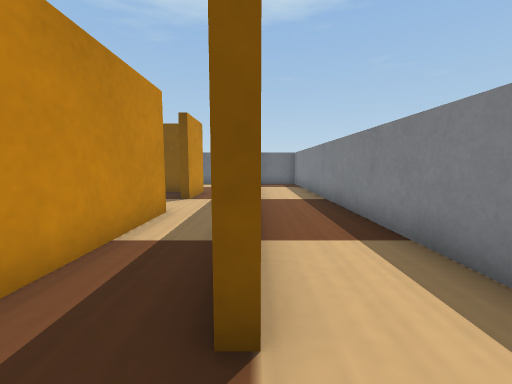
View 1 (above)

21 first-person views from a walk through a world built for the Webots simulator. The camera is 0.06 m above the floor, tilts 6° down and sees 90° across. The floor is counted in squares, 0.05 m on a side. Each view is taken from the middle of a square. On the plan, view 1 faces up. The plan holds only what a view shows up to about 12 squares ahead; the rest is blank. The place goes on beyond the plan. Robots are left out. Webots' stock objects and surfaces are drawn as simple stand-ins.

View 2
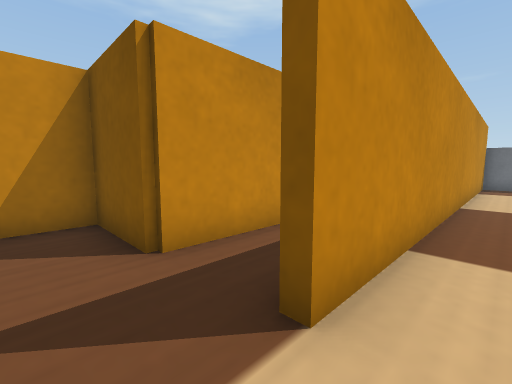

View 3
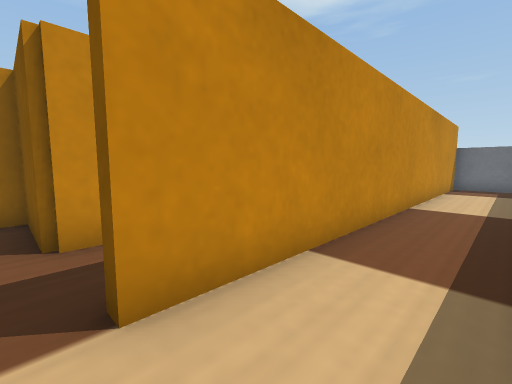

View 4
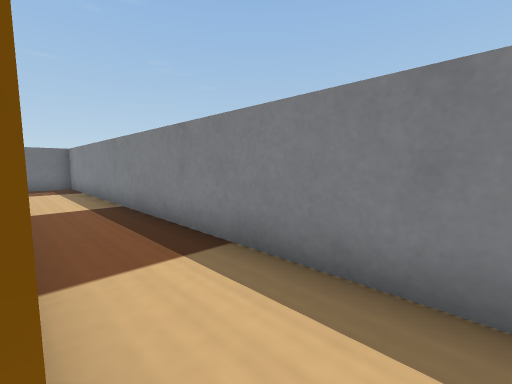

View 5
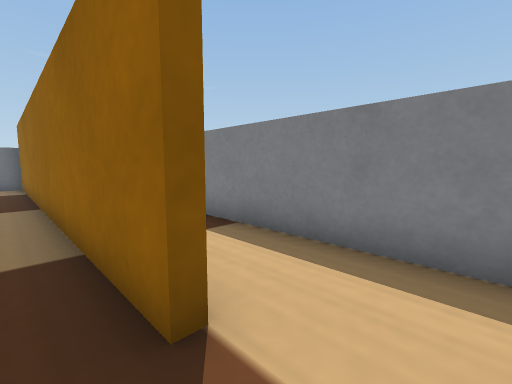

View 6
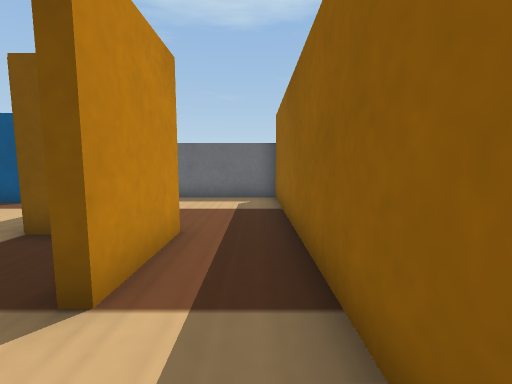

View 7
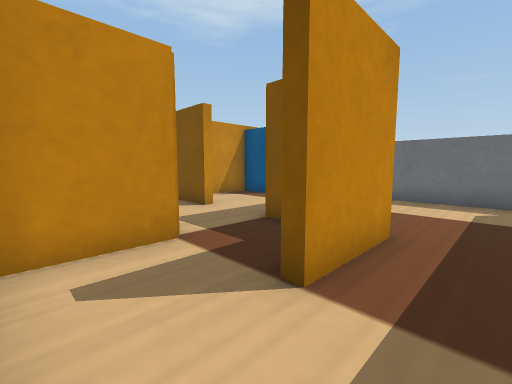

View 8
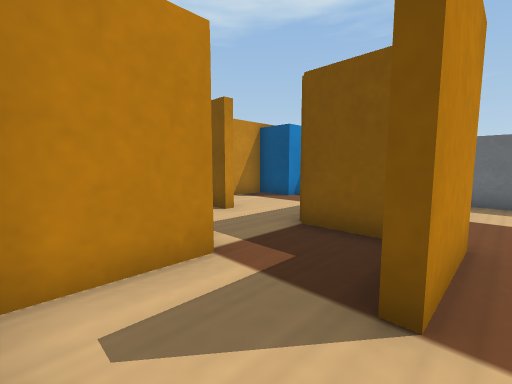

View 9
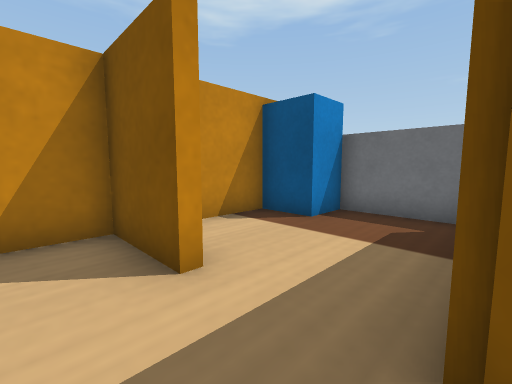

View 10
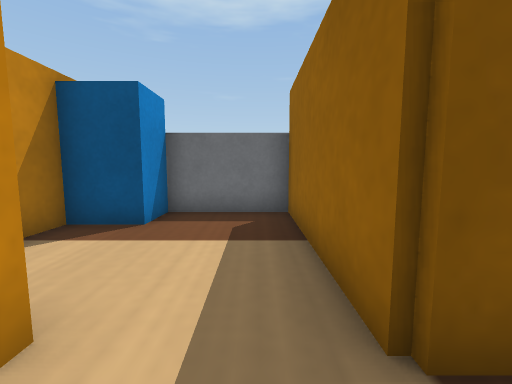

View 11
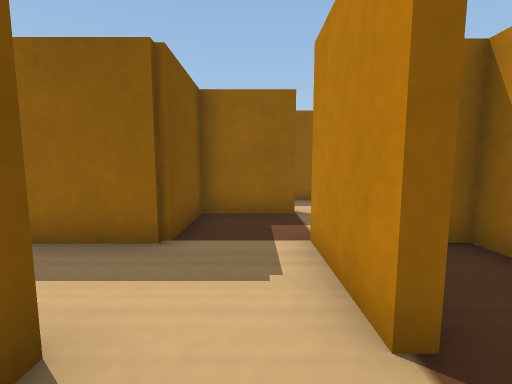

View 12
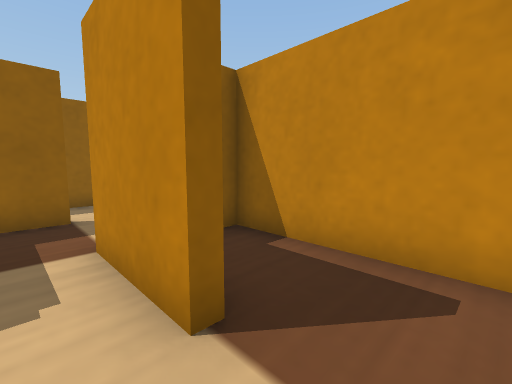

View 13
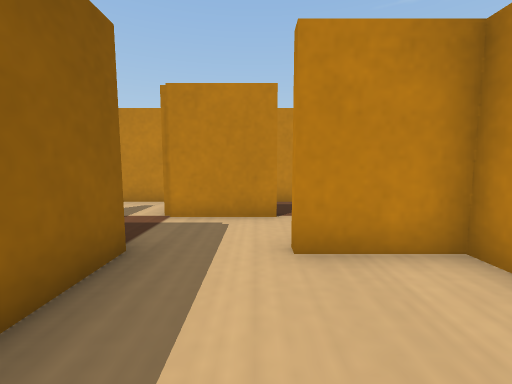

View 14
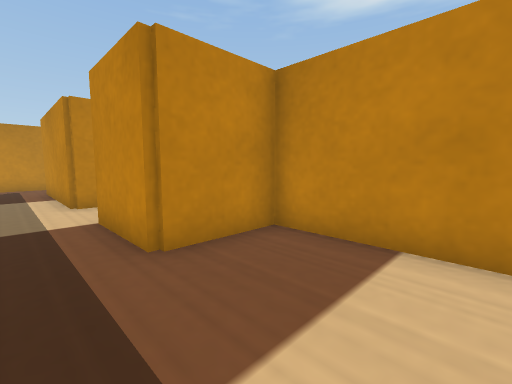

View 15
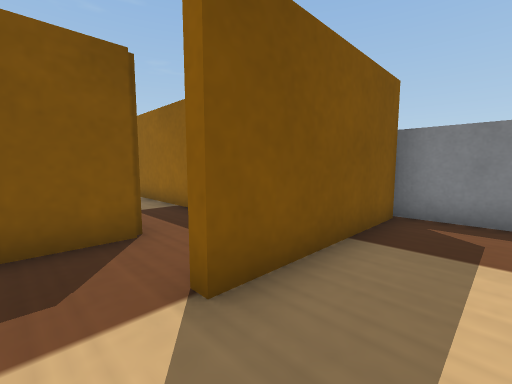

View 16
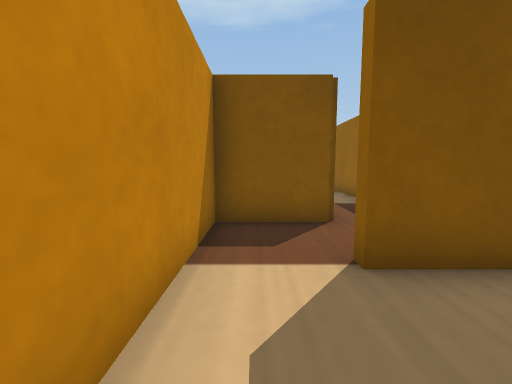

View 17
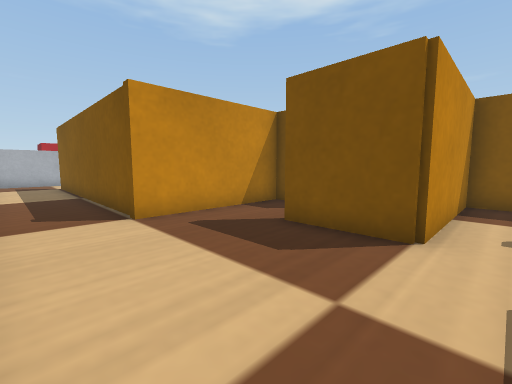

View 18
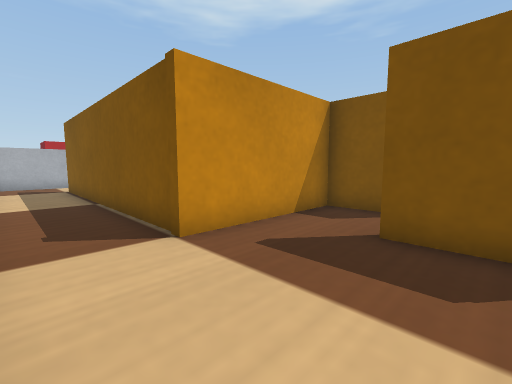

View 19
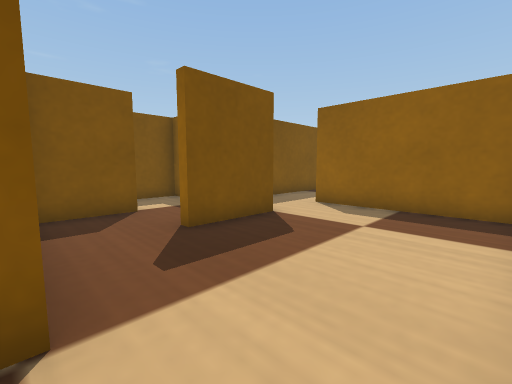

View 20
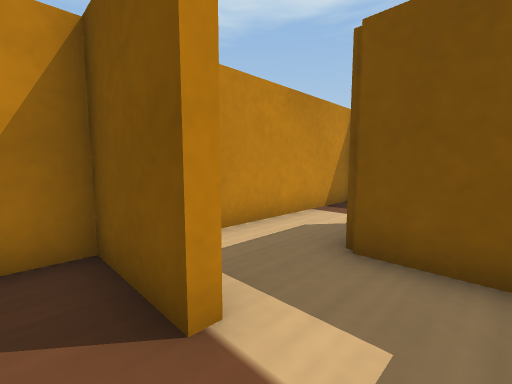

View 21
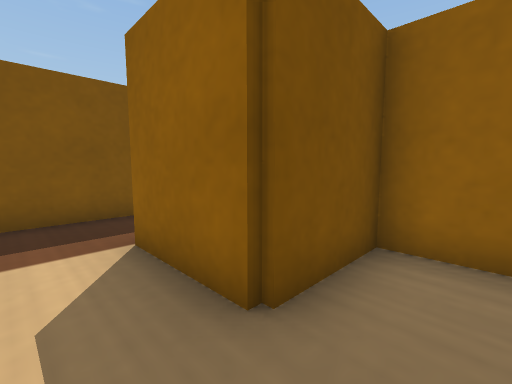

### Floor plan
Ten units are one square. View 1 is at (0, 0); x grows to the right and y downward. Boxes are objects, and circles mark ways between rooms. Rooms are numbered by the first view taken in them; rooms with no view inside come last. Other rooms are left out.
<svg viewBox="-230 -170 260 256">
<path fill="none" stroke="#000" d="M0 -15 -3 -15 -3 -65M-23 -67 -23 -13M0 -163 0 -15M20 -165 2 -165M25 11 25 -156M-3 -65 -3 -115M-40 -67 -23 -67M-49 -91 -49 -69M-23 -116 -23 -90 -27 -90M-75 -116 -75 -114 -98 -114 -98 -99M-52 -114 -52 -126M-75 -91 -49 -91M-98 -151 -98 -116 -75 -116M-52 -126 -52 -165 -84 -165M-3 -115 -3 -165 -39 -165M-49 -151 -49 -116 -23 -116M-15 12 -27 12M-49 14 -49 36M-98 44 -98 59 -199 59M-49 36 -75 36M-27 81 -27 34M-225 72 -225 81M-75 7 -75 12 -98 12 -98 44M-75 36 -75 32M-75 -13 -75 -40M-52 1 -52 -13 -78 -13M-98 -46 -98 -9M-24 8 -9 8M-27 12 -27 7M-23 -13 -49 -13 -49 14M-27 -90 -27 -114 -52 -114"/>
<rect x="-95" y="-165" width="20" height="20" fill="#bbb"><title>blue box</title></rect>
<circle cx="0" cy="-5" r="3" fill="#2a7"/>
<circle cx="-10" cy="-70" r="3" fill="#2a7"/>
<circle cx="-20" cy="0" r="3" fill="#2a7"/>
<circle cx="-10" cy="-120" r="3" fill="#2a7"/>
<circle cx="-40" cy="-90" r="3" fill="#2a7"/>
<circle cx="-65" cy="-115" r="3" fill="#2a7"/>
<circle cx="-50" cy="-100" r="3" fill="#2a7"/>
<circle cx="-40" cy="40" r="3" fill="#2a7"/>
<circle cx="-35" cy="10" r="3" fill="#2a7"/>
<circle cx="-85" cy="35" r="3" fill="#2a7"/>
<circle cx="-65" cy="10" r="3" fill="#2a7"/>
<text x="-10" y="-20">1</text>
<text x="10" y="-80">2</text>
<text x="-20" y="-80">3</text>
<text x="-70" y="-110">4</text>
<text x="-80" y="-140">5</text>
<text x="-20" y="-140">6</text>
<text x="-30" y="20">7</text>
<text x="-110" y="70">8</text>
<text x="-80" y="20">9</text>
<text x="-80" y="-10">10</text>
<text x="-30" y="0">11</text>
<text x="-40" y="-100">12</text>
</svg>
Room 1 opens to room 2. Room 1 opens to room 3. Room 1 opens to room 11. Room 3 opens to room 6. Room 3 opens to room 12. Room 4 opens to room 5. Room 4 opens to room 12. Room 7 opens to room 8. Room 7 opens to room 11. Room 8 opens to room 9. Room 9 opens to room 10.

Where each view was taken, in squares from view 1:
view 1: 0 up, 0 right, facing up
view 2: 0 up, 1 right, facing up-left
view 3: 1 up, 2 right, facing up-left
view 4: 1 up, 0 right, facing up-right
view 5: 0 up, 1 left, facing up-right
view 6: 7 up, 1 left, facing up
view 7: 7 up, 1 left, facing up-left
view 8: 7 up, 2 left, facing up-left
view 9: 10 up, 5 left, facing up-left
view 10: 10 up, 6 left, facing up
view 11: 10 up, 9 left, facing right
view 12: 10 up, 9 left, facing down-right
view 13: 15 up, 7 left, facing down
view 14: 15 up, 1 left, facing down-left
view 15: 3 down, 4 left, facing up-right
view 16: 4 down, 4 left, facing up
view 17: 8 down, 4 left, facing up-left
view 18: 8 down, 6 left, facing up-left
view 19: 8 down, 10 left, facing up-right
view 20: 2 down, 6 left, facing up-left
view 21: 0 up, 9 left, facing up-right
